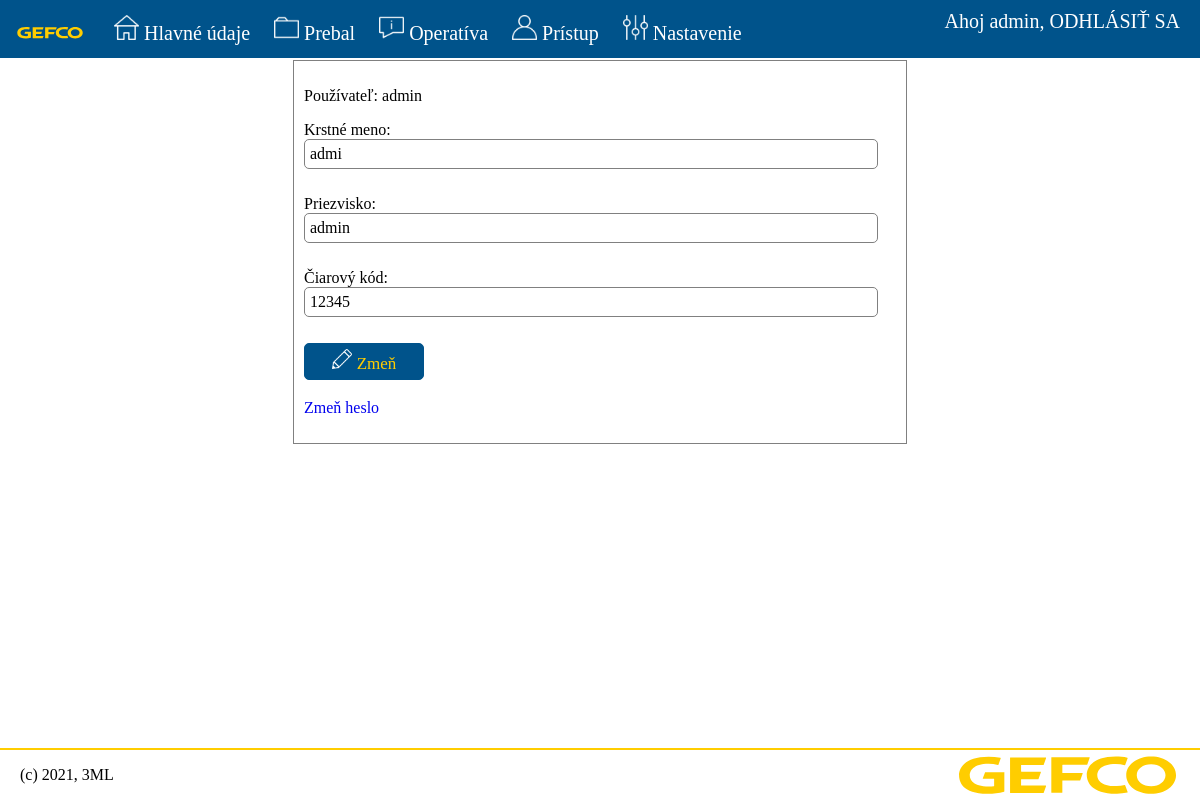
The page /accounts/profile/ (signed in) on the database its author committed.
### accounts/models.py (models this page shows, shortened)
class User(AbstractUser):
    class Meta:
        verbose_name = 'Účet'
        verbose_name_plural = 'Účty'
        permissions = (('history', 'Prístup k histórii'),
                       ('user_managment', 'Správa používateľov'),
                       ('sku_managment', 'Správa štandardov'),)
        default_permissions = ()
    barcode = models.CharField(max_length=100, unique=True, validators=[barcode_validator])
    def __str__(self):
        return f'{str(self.username)}'

### accounts/views.py (the view)
# urls.py: path('profile/', views.profile),
@login_required
def profile(request):
    if request.method == 'POST':
        form = ProfileForm(request.POST)
        if form.is_valid():
            if request.user.is_authenticated:
                request.user.first_name = form.cleaned_data['first_name']
                request.user.last_name = form.cleaned_data['last_name']
                request.user.barcode = form.cleaned_data['barcode']
                request.user.save()
            return render(request, 'accounts/profile.html', {'form': form})
    else:
        if request.user.is_authenticated:
            form = ProfileForm({'first_name': request.user.first_name, 'last_name': request.user.last_name,
                                'barcode': request.user.barcode})
        else:
            form = ProfileForm()
        return render(request, 'accounts/profile.html', {'form': form})

### accounts/forms.py
class ProfileForm(forms.Form):
    first_name = forms.CharField(max_length=50, required=True, label="Krstné meno")
    last_name = forms.CharField(max_length=50, required=True, label="Priezvisko")
    barcode = forms.CharField(max_length=50, required=True, label="Čiarový kód")

### accounts/templates/accounts/profile.html (shortened to what this page needs)
{% extends "base.html" %}
{% load static %}
{% block content %}
    {% if user.is_authenticated %}
        <form method="post">
            <p>
                Používateľ: {{ user }}
            </p>
            {{ form.as_p }}
            <p>
                <button type="submit" class="active-btn"><img id="btn-image" src="{% static 'icons/2931178_creative_edit_pencil_change_draw_design_pen.png' %}">Zmeň</button>
            </p>
            <p>
                <a href="/accounts/password_change/">Zmeň heslo</a>
            </p>
        </form>
    {% else %}
        Ak chcete vidieť svoj profil, <a href="/accounts/login/">prihláste sa</a> prosím.
    {% endif %}
{% endblock %}

### templates/base.html (shortened to what this page needs)
{% load static %}
<!DOCTYPE html>
<html lang="en">
<head>
    <link rel="stylesheet" type="text/css" href="{% static 'style.css' %}?version=53">
    <link rel="stylesheet" href="{% static 'image-picker.css' %}">
</head>
<body>
<nav>
    <a href="/"><img id="gefco" src="{% static 'GEFCO_Logo.svg' %}" alt="GEFCO logo"></a>
    {% if user.is_authenticated %}
        {% if perms.accounts.sku_managment %}
            <div class="dropdown">
                <button class="dropbtn"><img id="nav-image" src="{% static 'icons/2931150_home_furniture_office_architecture_house_homepage_building.png' %}">Hlavné údaje</button>
            </div>
        {% endif %}
        <div class="dropdown">
            <button class="dropbtn"><img id="nav-image" src="{% static 'icons/2931141_archive_folder_storage_data_files.png' %}">Prebal</button>
        </div>
        {% if perms.accounts.history %}
            <div class="dropdown">
                <button class="dropbtn"><img id="nav-image" src="{% static 'icons/2931180_info_service_about_support_chat_information.png' %}">Operatíva</button>
            </div>
        {% endif %}
        {% if perms.accounts.user_managment %}
            <div class="dropdown">
                <button class="dropbtn"><img id="nav-image" src="{% static 'icons/2931147_user_user_face_avatar_account_head_profile_head_account_profile_face_avatar_human.png' %}">Prístup</button>
            </div>
            <div class="dropdown">
                <button class="dropbtn"><img id="nav-image" src="{% static 'icons/2931152_control_tools_repair_settings_gear_adjust_setup.png' %}">Nastavenie</button>
            </div>
        {% endif %}
    {% endif %}
    {% if user.is_authenticated %}
        <a class="user" href="/accounts/logout/"> Ahoj {{ user.username }}, ODHLÁSIŤ SA</a>
    {% else %}
        <a class="user" href="/accounts/login/">PRIHLÁSIŤ SA</a>
    {% endif %}
</nav>
<div class="content">
    {% block content %}
    {% endblock %}
</div>
<footer>
    <p>(c) 2021, 3ML</p>
    <img id="gefco" src="{% static 'GEFCO_Logo.svg' %}" alt="GEFCO logo">
</footer>
</body>
</html>

### static/style.css (style rules this page uses)
body { font-family: UniviaPro-regular; }
.content { margin-top: 60px; margin-bottom: 80px; }
a { text-decoration: none; }
nav { background-color: #00538b; margin: 0px 0px 20px 0px; position: fixed; top: 0; left: 0; width: 100%; min-width: 500px; z-index: 1; }
.dropdown { position: relative; display: inline-block; }
nav #gefco { width: 80px; }
.dropbtn { background-color: rgba(0,0,0,0); color: white; font-family: UniviaPro-regular; font-size: 20px; padding: 10px; border: none; cursor: pointer; width: auto; }
nav a { font-size: 20px; color: #ffffff; margin: 0px 10px 0px 10px; }
nav .user { float: right; padding: 10px 0px; margin-right: 20px; }
#nav-image { height: 25px; margin-right: 5px; margin-top: 5px; filter: invert(100%); }
#btn-image { height: 20px; margin: 0px 5px 0px 0px; filter: invert(100%); }
footer { margin-top: 10px; border-top: 2px solid #ffcd00; background-color: white; position: fixed; left: 0; bottom: 0; width: 100%; }
footer p { display: inline; margin-left: 20px; float: left; }
footer #gefco { display: inline; float: right; }
form { border: 1px solid gray; padding: 10px; width: 50%; margin-left: auto; margin-right: auto; }
input { font-family: UniviaPro-regular; font-size: 16px; width: 95%; padding: 5px 5px; margin-bottom: 10px; border-radius: 5px; border: 1px solid grey; }
button { padding: 5px 10px; font-family: UniviaPro-regular; font-size: 17px; width: 120px; margin-bottom: 3px; border: 1px solid #00538b; border-radius: 5px; background-color: #00538b; }
.active-btn { color: #ffcd00; cursor: pointer; }

### rows shown on the page
User: username "admin", first_name "admi", last_name "admin", barcode "12345"
